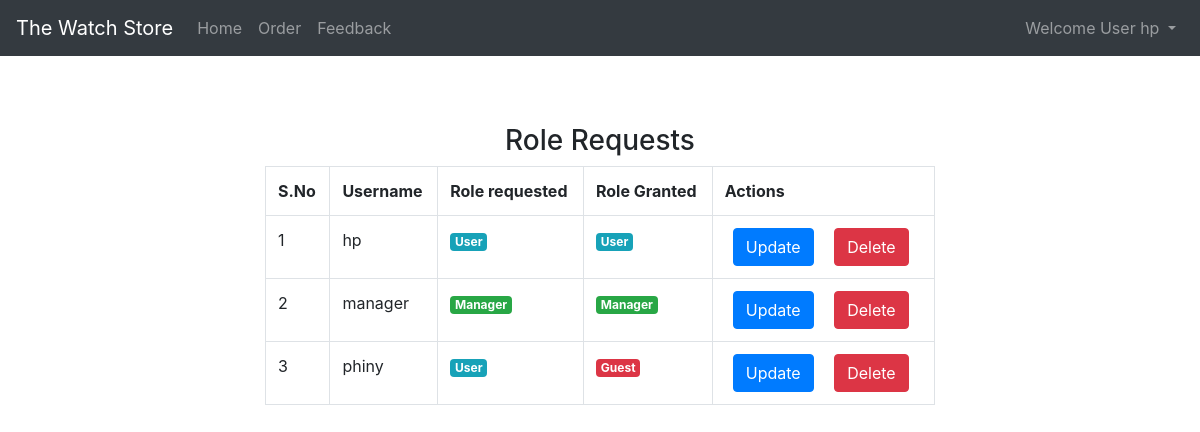
/gvper/ (signed in), run on the app's committed database.
### FirstApp/models.py (models this page shows)
class User(AbstractUser):
    age = models.IntegerField(default=20)
    mobilenumber = models.CharField(max_length=10,null=True)
    uimg = models.ImageField(upload_to='Profilepics/', default = 'logo.png')
    t = [(1,'Guest'),(2,'Manager'),(3,'User')]
    role = models.IntegerField(choices=t,default=1)

class Rolereq(models.Model):
    f = [(2,'Manager'),(3,'User')]
    rltype = models.IntegerField(choices=f)
    is_checked = models.BooleanField(default=False)
    Uname = models.CharField(max_length=50)
    ud = models.OneToOneField(User,on_delete=models.CASCADE)

### FirstApp/views.py (the view)
# urls.py: path('gvper/',views.gveperm,name="gvpm"),
@login_required
def gveperm(request):
    u = User.objects.all()
    r = Rolereq.objects.all()
    d={}
    for n in u:
        for m in r:
            if n.is_superuser == 1 or n.id != m.ud_id :
                continue
            else:
                d[m.id] = m.Uname, m.rltype, n.role,n.id,m.id
    return render(request,'app/gvpl.html',{'h':d.values()})

### FirstApp/templates/app/gvpl.html (shortened to what this page needs)
{% extends 'app/base.html' %}
{% block content %}
<div class="container mt-4">
    <div class="card-dark col-md-8 mx-auto">
        <div class="card-body">
            <h3 class="text-center mt-4">Role Requests</h3>
            <table class="table table-bordered">
                <tr>
                    <th>S.No</th>
                    <th>Username</th>
                    <th>Role requested</th>
                    <th>Role Granted</th>
                    <th>Actions</th>
                </tr>
                {% for v in h %}
                <tr>
                    <td>
                        {{forloop.counter}}
                    </td>
                    <td>{{v.0}}</td>
                    <td>
                        {% if v.1 == 2 %}
                        <span class="badge badge-success">Manager</span>
                        {% elif v.1 == 3 %}
                        <span class="badge badge-info">User</span>
                        {% endif %}
                    </td>
                    <td>
                        {% if v.2 == 1 %}
                        <span class="badge badge-danger">Guest</span>
                        {% elif v.2 == 2 %}
                        <span class="badge badge-success">Manager</span>
                        {% elif v.2 == 3 %}
                        <span class="badge badge-info">User</span>
                        {% endif %}
                    </td>
                    <td>
                        <a href="{% url 'gvup' v.3 %}" class="btn btn-primary mx-2">Update</a>
                        <a href="{% url 'gvdel' v.4 %}" class="btn btn-danger mx-2">Delete</a>
                    </td>
                </tr>
                {% endfor %}
            </table>
        </div>
    </div>
</div>
{% endblock %}

### FirstApp/templates/app/navbar.html (shortened to what this page needs)
{% load static %}
<nav class="navbar navbar-expand-sm bg-dark navbar-dark">
    <a class="navbar-brand" href="{% url 'hm' %}">The Watch Store
    </a>
    <div class="collapse navbar-collapse" id="collapsibleNavbar">
        <ul class="navbar-nav">
            {% if not user.is_authenticated %}
            <li class="nav-item">
                <a class="nav-link" href="{% url 'hm' %}">Home</a>
            </li>
            <li class="nav-item">
                <a class="nav-link" href="{% url 'ab' %}">About</a>
            </li>
            <li class="nav-item">
                <a class="nav-link" href="{% url 'ct' %}">Contact us</a>
            </li>
            <li class="nav-item">
                <a class="nav-link" href="{% url 'reg' %}">Registration</a>
            </li>
            {% elif user.role == 3 %}
            <li class="nav-item">
                <a class="nav-link" href="{% url 'hm' %}">Home</a>
            </li>
            <li class="nav-item">
                <a class="nav-link" href="{% url 'order' %}">Order</a>
            </li>
            <li class="nav-item">
                <a class="nav-link" href="{% url 'fd' %}">Feedback</a>
            </li>
            {% endif %}
        </ul>
        <ul class="navbar-nav ml-auto">
            {% if not user.is_authenticated %}
            <li class="nav-item">
                <a class="nav-link float-right" href="{% url 'lg' %}">Login</a>
            </li>
            {% else %}
            <div class="dropdown">
                <li  class="nav-link dropdown-toggle" data-toggle="dropdown">
                    Welcome {% if user.role == 3 %}
                    <span>User</span>
                    {% elif user.role == 2 %}
                    <span>Manager</span>
                    {% endif %}
                    {{request.user.username}}
                </li>
              </div>
            {% endif %}
        </ul>
    </div>
</nav>

### data on the page
User: user.username "hp"
Rolereq: Uname "hp"
Rolereq: Uname "manager"
Rolereq: Uname "phiny"
